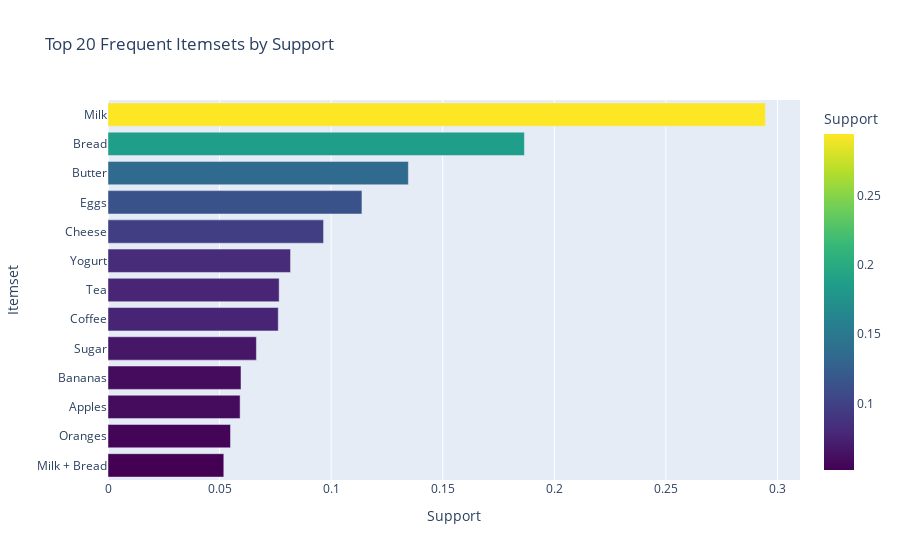

Notebook code cell kept with this figure:
### Markdown cell above
### Visualizing Frequent Itemsets

Let's plot the top 20 most frequent itemsets to understand what items are bought together most often.

### Code cell
# Get top 20 itemsets
top_fi = fi.sort_values(by="support", ascending=False).head(20).copy()
# Format itemsets as strings
top_fi['itemsets_str'] = top_fi['itemsets'].apply(lambda x: " + ".join(list(x)))

fig = px.bar(
    top_fi, 
    x="support", 
    y="itemsets_str", 
    orientation='h',
    title="Top 20 Frequent Itemsets by Support",
    labels={'support': 'Support', 'itemsets_str': 'Itemset'},
    color="support",
    color_continuous_scale="Viridis",
)
fig.update_layout(yaxis={'categoryorder':'total ascending'})
fig.show()

### Figure 1 — Plotly figure (JSON) as saved in the notebook; plotly's stock layout.template omitted (floating-point values rounded to 4 significant figures)
{"data": [{"hovertemplate": "Support=%{marker.color}<br>Itemset=%{y}<extra></extra>", "legendgroup": "", "marker": {"color": [0.2946, 0.1866, 0.1346, 0.1138, 0.0966, 0.0818, 0.0767, 0.0763, 0.0665, 0.0596, 0.0592, 0.0549, 0.0519], "coloraxis": "coloraxis", "pattern": {"shape": ""}}, "name": "", "orientation": "h", "showlegend": false, "textposition": "auto", "type": "bar", "x": [0.2946, 0.1866, 0.1346, 0.1138, 0.0966, 0.0818, 0.0767, 0.0763, 0.0665, 0.0596, 0.0592, 0.0549, 0.0519], "xaxis": "x", "y": ["Milk", "Bread", "Butter", "Eggs", "Cheese", "Yogurt", "Tea", "Coffee", "Sugar", "Bananas", "Apples", "Oranges", "Milk + Bread"], "yaxis": "y"}], "layout": {"barmode": "relative", "coloraxis": {"colorbar": {"title": {"text": "Support"}}, "colorscale": [[0.0, "#440154"], [0.1111, "#482878"], [0.2222, "#3e4989"], [0.3333, "#31688e"], [0.4444, "#26828e"], [0.5556, "#1f9e89"], [0.6667, "#35b779"], [0.7778, "#6ece58"], [0.8889, "#b5de2b"], [1.0, "#fde725"]]}, "legend": {"tracegroupgap": 0}, "title": {"text": "Top 20 Frequent Itemsets by Support"}, "xaxis": {"anchor": "y", "domain": [0.0, 1.0], "title": {"text": "Support"}}, "yaxis": {"anchor": "x", "categoryorder": "total ascending", "domain": [0.0, 1.0], "title": {"text": "Itemset"}}}}
